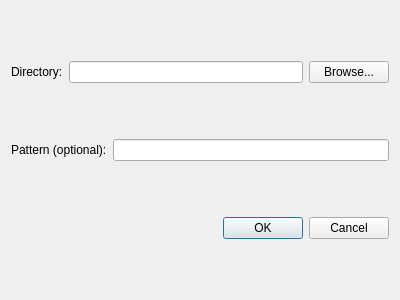
<?xml version="1.0" encoding="UTF-8"?>
<ui version="4.0">
 <class>AddDirectoryDialog</class>
 <widget class="QDialog" name="AddDirectoryDialog">
  <property name="geometry">
   <rect>
    <x>0</x>
    <y>0</y>
    <width>400</width>
    <height>300</height>
   </rect>
  </property>
  <property name="windowTitle">
   <string>Dialog</string>
  </property>
  <layout class="QVBoxLayout" name="verticalLayout">
   <item>
    <layout class="QHBoxLayout" name="horizontalLayout">
     <item>
      <widget class="QLabel" name="label">
       <property name="text">
        <string>Directory:</string>
       </property>
      </widget>
     </item>
     <item>
      <widget class="QLineEdit" name="directory"/>
     </item>
     <item>
      <widget class="QPushButton" name="browseDirectory">
       <property name="text">
        <string>Browse...</string>
       </property>
      </widget>
     </item>
    </layout>
   </item>
   <item>
    <layout class="QHBoxLayout" name="horizontalLayout_2">
     <item>
      <widget class="QLabel" name="label_2">
       <property name="text">
        <string>Pattern (optional):</string>
       </property>
      </widget>
     </item>
     <item>
      <widget class="QLineEdit" name="patternLineEdit"/>
     </item>
    </layout>
   </item>
   <item>
    <widget class="QDialogButtonBox" name="buttonBox">
     <property name="orientation">
      <enum>Qt::Horizontal</enum>
     </property>
     <property name="standardButtons">
      <set>QDialogButtonBox::Cancel|QDialogButtonBox::Ok</set>
     </property>
    </widget>
   </item>
  </layout>
 </widget>
 <resources/>
 <connections>
  <connection>
   <sender>buttonBox</sender>
   <signal>accepted()</signal>
   <receiver>AddDirectoryDialog</receiver>
   <slot>accept()</slot>
   <hints>
    <hint type="sourcelabel">
     <x>248</x>
     <y>254</y>
    </hint>
    <hint type="destinationlabel">
     <x>157</x>
     <y>274</y>
    </hint>
   </hints>
  </connection>
  <connection>
   <sender>buttonBox</sender>
   <signal>rejected()</signal>
   <receiver>AddDirectoryDialog</receiver>
   <slot>reject()</slot>
   <hints>
    <hint type="sourcelabel">
     <x>316</x>
     <y>260</y>
    </hint>
    <hint type="destinationlabel">
     <x>286</x>
     <y>274</y>
    </hint>
   </hints>
  </connection>
 </connections>
</ui>
